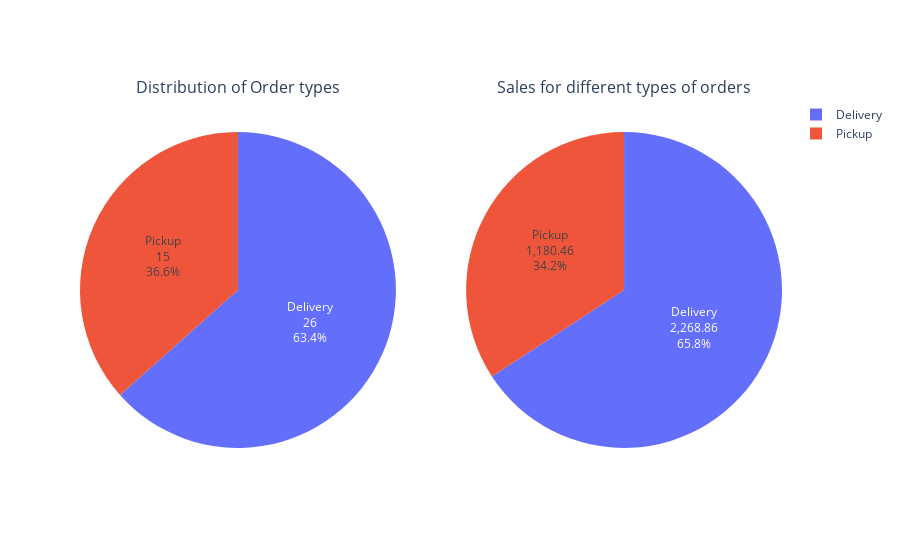

Notebook source saved alongside this figure:
### Code cell
axes = plotly.subplots.make_subplots(
    rows = 1, cols= 2, specs=[[{'type':'domain'}, {'type':'domain'}]], subplot_titles=['Distribution of Order types', 'Sales for different types of orders']
)

axes.add_trace(
    plotly.graph_objects.Pie(labels = order_type_distribution['order_type'],\
                             values = order_type_distribution['counts'],\
                             name = 'Distribution of Order types'
                            ), 1, 1
               )
axes.add_trace(
    plotly.graph_objects.Pie(labels = sales_order_type['order_type'],\
                             values = sales_order_type['sales_amount'],\
                             name = 'Sales for different types of orders'
                            ), 1, 2
               )
axes.update_traces(textposition='inside', textinfo='percent+label+value')
axes.show()

### Figure 1 — Plotly figure (JSON) as saved in the notebook; plotly's stock layout.template omitted (floating-point values rounded to 4 significant figures)
{"data": [{"domain": {"x": [0, 0.45], "y": [0, 1]}, "labels": ["Delivery", "Pickup"], "name": "Distribution of Order types", "textinfo": "percent+label+value", "textposition": "inside", "type": "pie", "values": [26, 15]}, {"domain": {"x": [0.55, 1], "y": [0, 1]}, "labels": ["Delivery", "Pickup"], "name": "Sales for different types of orders", "textinfo": "percent+label+value", "textposition": "inside", "type": "pie", "values": [2269.0, 1180.0]}], "layout": {"annotations": [{"font": {"size": 16}, "showarrow": false, "text": "Distribution of Order types", "x": 0.225, "xanchor": "center", "xref": "paper", "y": 1, "yanchor": "bottom", "yref": "paper"}, {"font": {"size": 16}, "showarrow": false, "text": "Sales for different types of orders", "x": 0.775, "xanchor": "center", "xref": "paper", "y": 1, "yanchor": "bottom", "yref": "paper"}]}}
